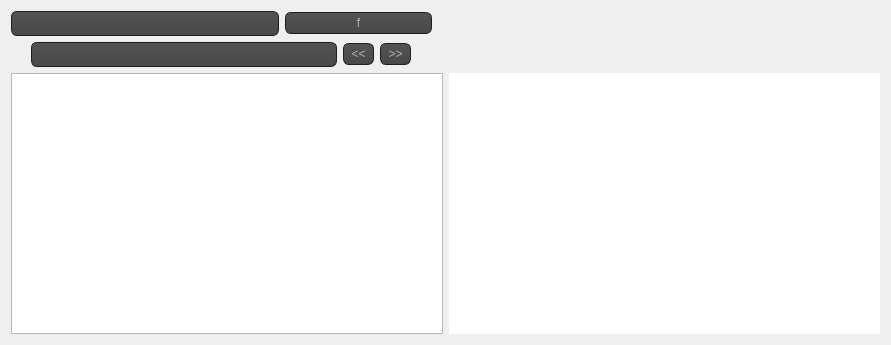
<?xml version="1.0" encoding="UTF-8"?>
<ui version="4.0">
 <class>Dialog</class>
 <widget class="QDialog" name="Dialog">
  <property name="geometry">
   <rect>
    <x>0</x>
    <y>0</y>
    <width>891</width>
    <height>345</height>
   </rect>
  </property>
  <property name="windowTitle">
   <string>Dialog</string>
  </property>
  <property name="styleSheet">
   <string notr="true">QPushButton
{
    color: #b1b1b1;
   background-color: QLinearGradient( x1: 0, y1: 0, x2: 0, y2: 1, stop: 0 #565656, stop: 0.1 #525252, stop: 0.5 #4e4e4e, stop: 0.9 #4a4a4a, stop: 1 #464646);
    border-width: 1px;
    border-color: #1e1e1e;
    border-style: solid;
    border-radius: 6;
    padding: 3px;
    font-size: 12px;
    padding-left: 5px;
    padding-right: 5px;
}

QPushButton:pressed
{
    background-color: QLinearGradient( x1: 0, y1: 0, x2: 0, y2: 1, stop: 0 #2d2d2d, stop: 0.1 #2b2b2b, stop: 0.5 #292929, stop: 0.9 #282828, stop: 1 #252525);
}

QPushButton:hover
{
    border: 2px solid QLinearGradient( x1: 0, y1: 0, x2: 0, y2: 1, stop: 0 #ffa02f, stop: 1 #d7801a);
}

QPushButton:focus {
    /*background-color: red;*/
}
QLineEdit
{
    color: #b1b1b1;
   background-color: QLinearGradient( x1: 0, y1: 0, x2: 0, y2: 1, stop: 0 #565656, stop: 0.1 #525252, stop: 0.5 #4e4e4e, stop: 0.9 #4a4a4a, stop: 1 #464646);
    border-width: 1px;
    border-color: #1e1e1e;
    border-style: solid;
    border-radius: 6;
    padding: 3px;
    font-size: 12px;
    padding-left: 5px;
    padding-right: 5px;
}</string>
  </property>
  <layout class="QGridLayout" name="gridLayout">
   <item row="0" column="0">
    <layout class="QVBoxLayout" name="verticalLayout_2">
     <item>
      <layout class="QHBoxLayout" name="horizontalLayout_6">
       <item>
        <layout class="QVBoxLayout" name="verticalLayout">
         <item>
          <layout class="QHBoxLayout" name="horizontalLayout_4">
           <item>
            <layout class="QHBoxLayout" name="horizontalLayout">
             <item>
              <widget class="QLineEdit" name="lineEditVille_2">
               <property name="minimumSize">
                <size>
                 <width>268</width>
                 <height>25</height>
                </size>
               </property>
               <property name="maximumSize">
                <size>
                 <width>268</width>
                 <height>25</height>
                </size>
               </property>
               <property name="styleSheet">
                <string notr="true"/>
               </property>
               <property name="text">
                <string/>
               </property>
              </widget>
             </item>
             <item>
              <widget class="QPushButton" name="pushButtonRechercher">
               <property name="text">
                <string>f</string>
               </property>
               <property name="icon">
                <iconset>
                 <normaloff>../QtMeteo-build-desktop-Desktop_Qt_4_8_1_for_GCC__Qt_SDK__Release/images/search.png</normaloff>../QtMeteo-build-desktop-Desktop_Qt_4_8_1_for_GCC__Qt_SDK__Release/images/search.png</iconset>
               </property>
              </widget>
             </item>
            </layout>
           </item>
          </layout>
         </item>
         <item>
          <layout class="QHBoxLayout" name="horizontalLayout_5">
           <item>
            <layout class="QHBoxLayout" name="horizontalLayout_3">
             <item>
              <widget class="QLineEdit" name="lineEditVille_3">
               <property name="minimumSize">
                <size>
                 <width>306</width>
                 <height>25</height>
                </size>
               </property>
               <property name="maximumSize">
                <size>
                 <width>306</width>
                 <height>25</height>
                </size>
               </property>
               <property name="styleSheet">
                <string notr="true"/>
               </property>
               <property name="text">
                <string/>
               </property>
              </widget>
             </item>
             <item>
              <widget class="QPushButton" name="pushButtonTaille">
               <property name="maximumSize">
                <size>
                 <width>31</width>
                 <height>16777215</height>
                </size>
               </property>
               <property name="text">
                <string>&lt;&lt;</string>
               </property>
              </widget>
             </item>
             <item>
              <widget class="QPushButton" name="pushButtonTaille_2">
               <property name="maximumSize">
                <size>
                 <width>31</width>
                 <height>16777215</height>
                </size>
               </property>
               <property name="text">
                <string>&gt;&gt;</string>
               </property>
              </widget>
             </item>
            </layout>
           </item>
          </layout>
         </item>
        </layout>
       </item>
       <item>
        <spacer name="horizontalSpacer_2">
         <property name="orientation">
          <enum>Qt::Horizontal</enum>
         </property>
         <property name="sizeHint" stdset="0">
          <size>
           <width>448</width>
           <height>24</height>
          </size>
         </property>
        </spacer>
       </item>
      </layout>
     </item>
     <item>
      <layout class="QHBoxLayout" name="horizontalLayout_2">
       <item>
        <widget class="QGraphicsView" name="graphicsView_2">
         <property name="minimumSize">
          <size>
           <width>251</width>
           <height>192</height>
          </size>
         </property>
        </widget>
       </item>
       <item>
        <widget class="QGraphicsView" name="graphicsView">
         <property name="minimumSize">
          <size>
           <width>256</width>
           <height>192</height>
          </size>
         </property>
         <property name="font">
          <font>
           <family>Meera</family>
          </font>
         </property>
         <property name="styleSheet">
          <string notr="true">border-radius : 50px;
border-color: rgb(85, 85, 85);</string>
         </property>
        </widget>
       </item>
      </layout>
     </item>
    </layout>
   </item>
  </layout>
 </widget>
 <layoutdefault spacing="6" margin="11"/>
 <tabstops>
  <tabstop>lineEditVille_2</tabstop>
  <tabstop>lineEditVille_3</tabstop>
  <tabstop>pushButtonRechercher</tabstop>
  <tabstop>pushButtonTaille</tabstop>
  <tabstop>pushButtonTaille_2</tabstop>
  <tabstop>graphicsView_2</tabstop>
  <tabstop>graphicsView</tabstop>
 </tabstops>
 <resources/>
 <connections/>
</ui>
